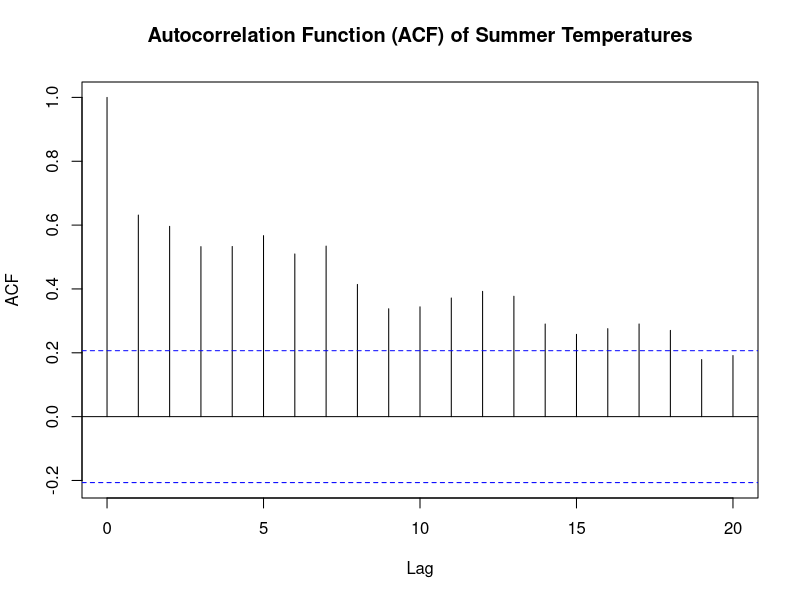
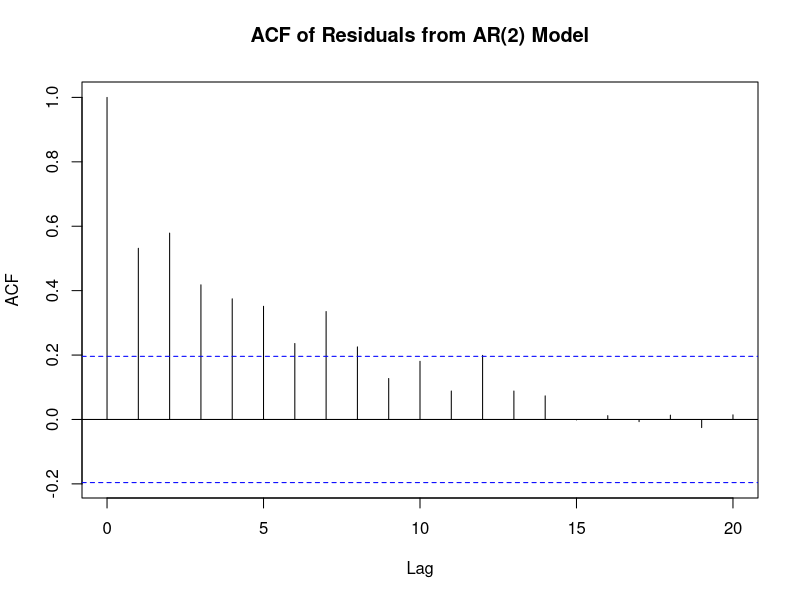
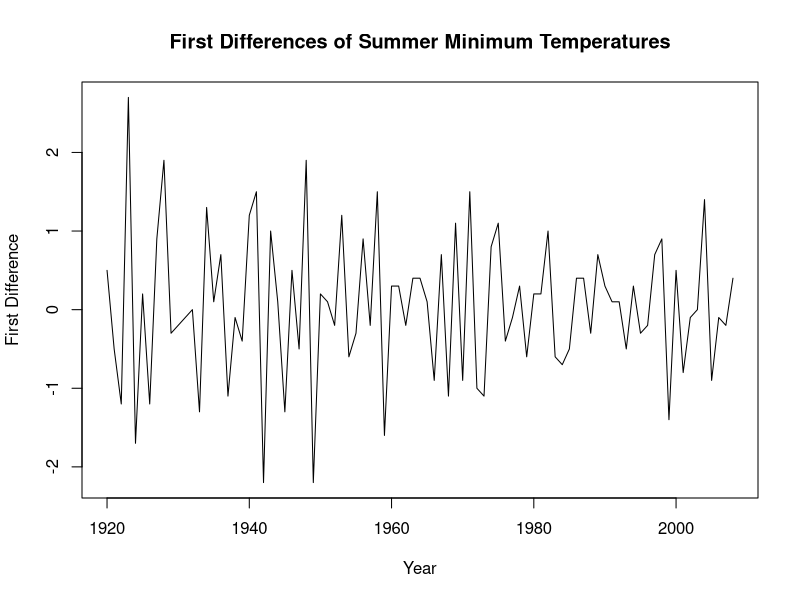
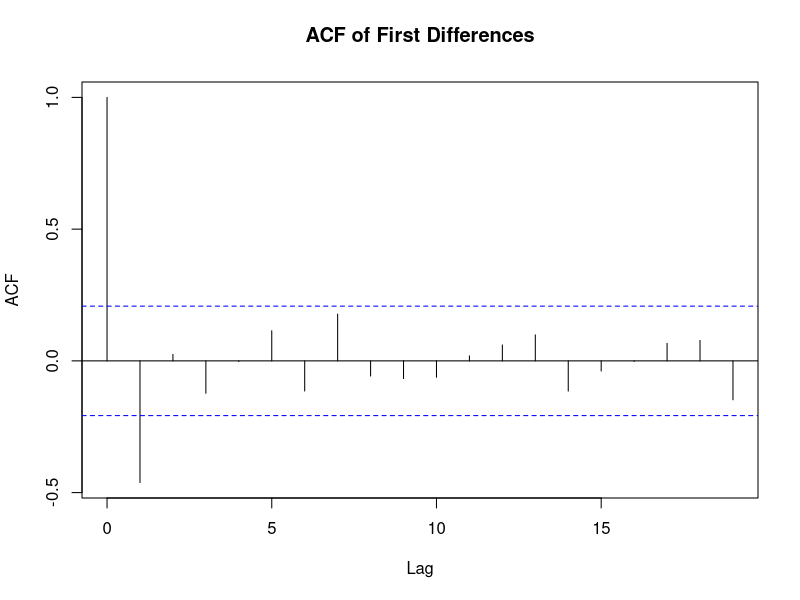
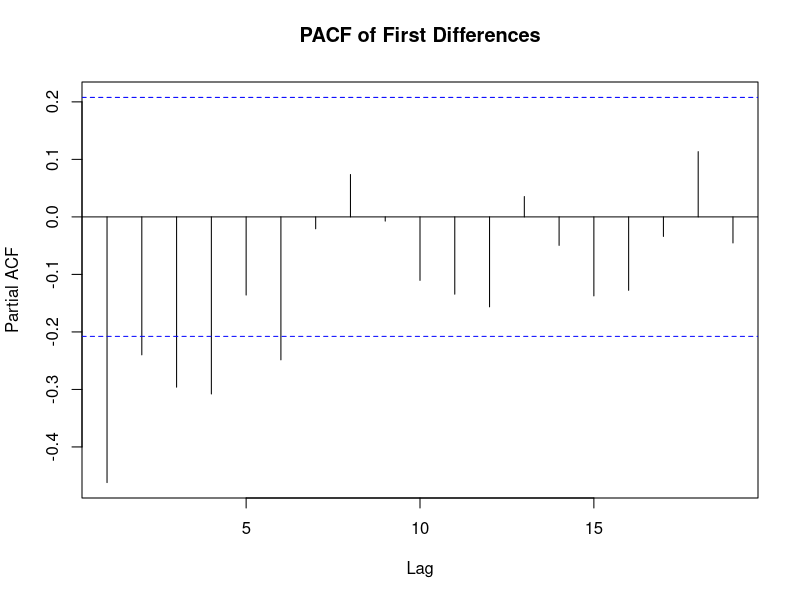
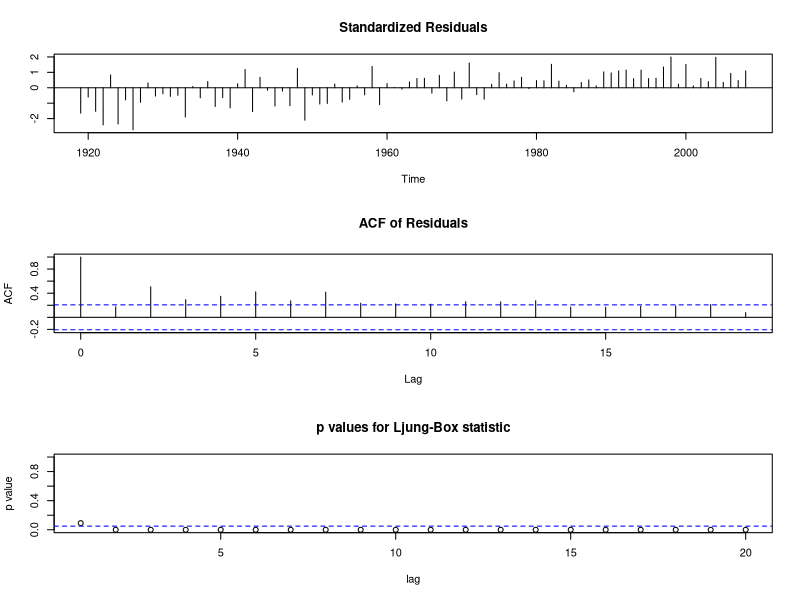

Generate these figures, in order, with R:
## ---- chunk 1
knitr::opts_chunk$set(echo = TRUE)
#if you do not have the package, type install.packages("name_of_the_package")
library(knitr)
library(tseries)
library(zoo)
## ---- chunk 2
temp <- read.csv("TempPG.csv")

summer <- temp[, c("Year", "Summer")]

summer_ts <- ts(summer$Summer, 
                start = min(summer$Year), 
                frequency = 1)

summer_ar <- arima(summer_ts,
                   order = c(2, 0, 0)
                  )
summer_ar
## ---- chunk 3

# Lab 6 Sample ACF
acf(summer_ts,
    main = "Autocorrelation Function (ACF) of Summer Temperatures",
    lag.max = 20)

# Lab 7 ARIMA ACF
arima_model <-  arima.sim(n = 100, 
                            model = list(ar = c(0.4297, 0.3466))
                          )

acf(arima_model,
    main="ACF of Residuals from AR(2) Model")


## ---- chunk 4
diff_summer <- diff(summer_ts)

plot(diff_summer,
     main = "First Differences of Summer Minimum Temperatures",
     ylab = "First Difference",
     xlab = "Year")

acf(diff_summer,
    main = "ACF of First Differences")

pacf(diff_summer,
     main = "PACF of First Differences")
## ---- chunk 5

summer_ma <- arima(summer_ts,
                   order = c(0, 0, 1)
                  )
summer_ma

## ---- chunk 6

tsdiag(summer_ma,
       gof.lag = 20)

## ---- chunk 7
summer_ar

summer_ma
